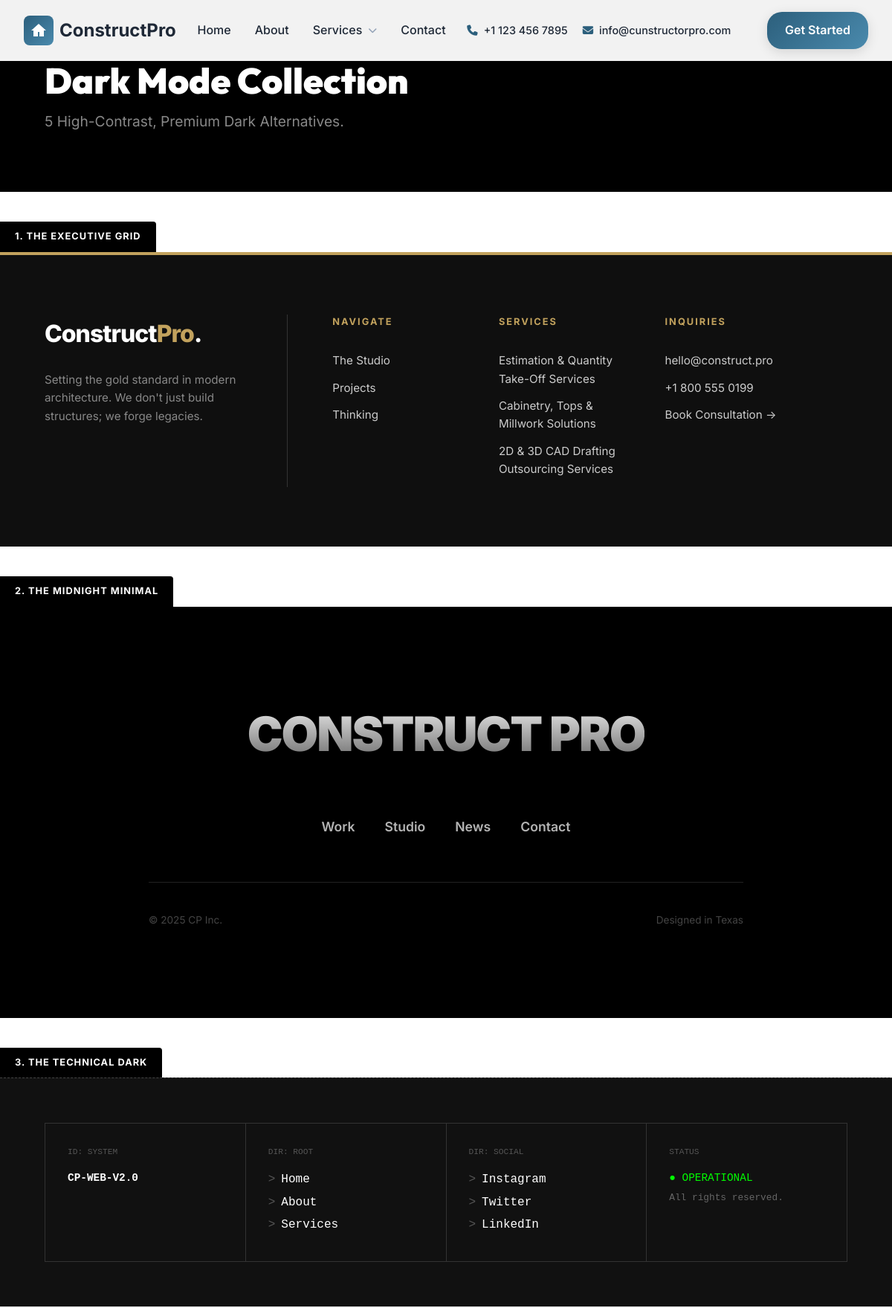
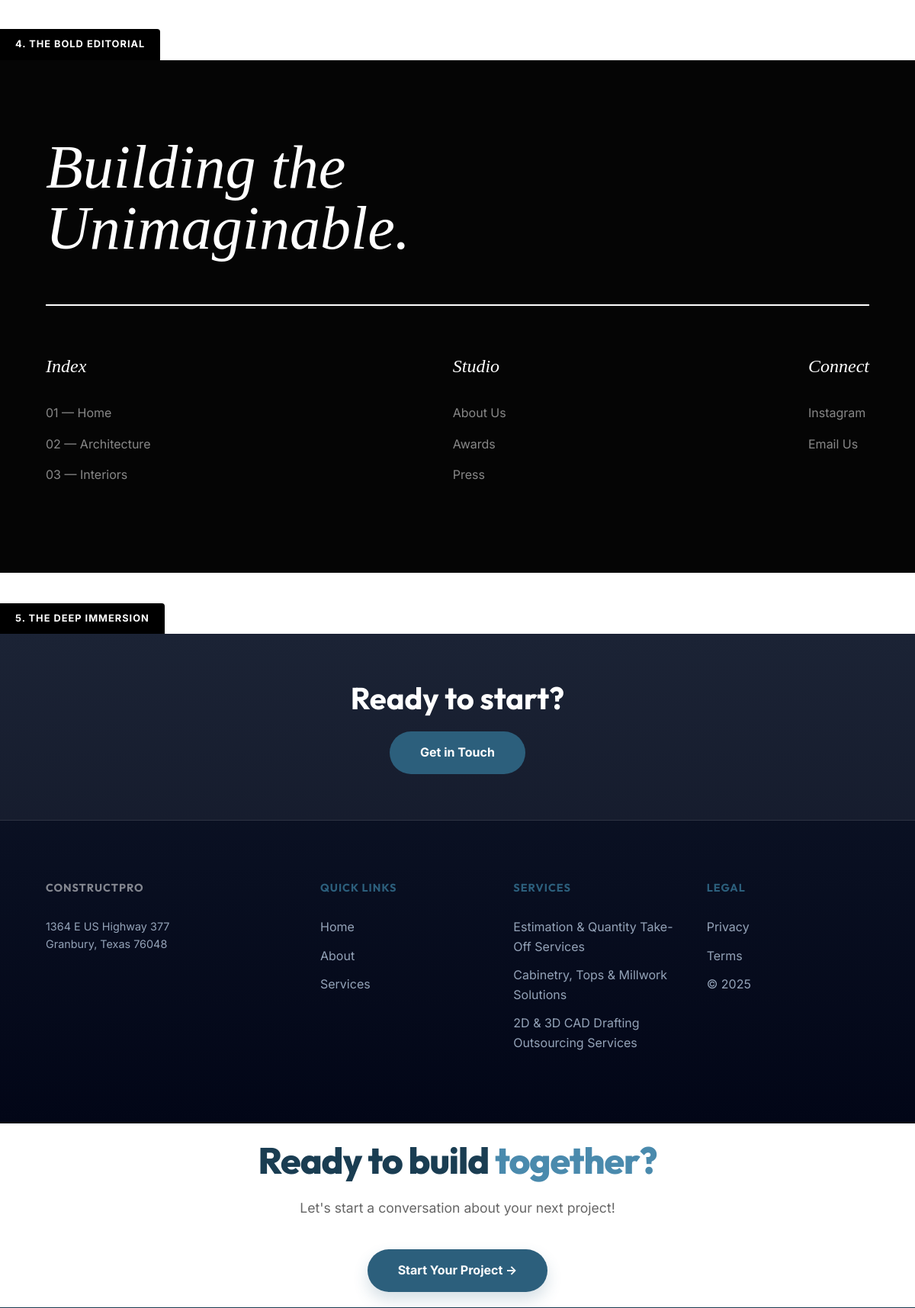
/footer-variants/ (upper part), run on the app's committed database (2 pictures, top to bottom).
### main/models.py (models this page shows, shortened)
class Service(models.Model):
    title = models.CharField(max_length=200)
    subtitle = models.CharField(max_length=300, blank=True)
    slug = models.SlugField(unique=True, blank=True)
    icon = models.CharField(max_length=50, help_text="Icon class name (e.g., 'calculator')")
    image = models.CharField(max_length=200, blank=True, help_text="Path to service image (e.g., 'services/estimation.png')")
    overview = models.TextField(blank=True)
    order = models.IntegerField(default=0)
    class Meta:
        ordering = ['order']

### main/views.py (the view)
# urls.py: path('footer-variants/', views.footer_variants, name='footer_variants'),
def footer_variants(request):
    services = Service.objects.all()
    context = {
        'services': services
    }
    return render(request, 'footer_variants.html', context)

### main/context_processors.py (called while the page is built)
def footer_services(request):
    services = Service.objects.all().order_by('order')
    return {'footer_services': services, 'global_services': services}

### templates/footer_variants.html (shortened to what this page needs)
{% extends 'base.html' %}
{% load static %}
{% block extra_css %}
<link rel="stylesheet" href="{% static 'css/footer_variants.css' %}">
{% endblock %}
{% block content %}
<div style="background:#000; padding:80px 5%; text-align:left; color:#fff;">
    <h1 style="font-family:'Outfit', sans-serif; font-weight:900; font-size:3rem; margin-bottom:10px;">Dark Mode
        Collection</h1>
    <p style="color:#888; font-size:1.2rem;">5 High-Contrast, Premium Dark Alternatives.</p>
</div>
<div class="variant-label">1. The Executive Grid</div>
<footer class="footer-dark-1">
    <div class="d1-grid">
        <div class="d1-brand-area">
            <a href="#" class="d1-logo">Construct<span>Pro</span>.</a>
            <p class="d1-desc">
                Setting the gold standard in modern architecture. We don't just build structures; we forge legacies.
            </p>
        </div>
        <div>
            <div class="d1-header">Navigate</div>
            <a href="#" class="d1-link">The Studio</a>
            <a href="#" class="d1-link">Projects</a>
            <a href="#" class="d1-link">Thinking</a>
        </div>
        <div>
            <div class="d1-header">Services</div>
            {% for service in services|slice:":3" %}
            <a href="{% url 'service_detail' service.slug %}" class="d1-link">{{ service.title }}</a>
            {% endfor %}
        </div>
        <div>
            <div class="d1-header">Inquiries</div>
            <a href="#" class="d1-link">hello@construct.pro</a>
            <a href="#" class="d1-link">+1 800 555 0199</a>
            <a href="#" class="d1-link">Book Consultation →</a>
        </div>
    </div>
</footer>
<div class="variant-label">2. The Midnight Minimal</div>
<footer class="footer-dark-2">
    <div class="d2-brand">CONSTRUCT PRO</div>
    <nav class="d2-nav">
        <a href="#">Work</a>
        <a href="#">Studio</a>
        <a href="#">News</a>
        <a href="#">Contact</a>
    </nav>
    <div class="d2-bottom">
        <div>&copy; 2025 CP Inc.</div>
        <div>Designed in Texas</div>
    </div>
</footer>
<div class="variant-label">3. The Technical Dark</div>
<footer class="footer-dark-3">
    <div class="d3-grid">
        <div class="d3-cell">
            <span class="d3-label">ID: SYSTEM</span>
            <div class="d3-content" style="font-weight:700; color:#fff;">CP-WEB-V2.0</div>
        </div>
        <div class="d3-cell">
            <span class="d3-label">DIR: ROOT</span>
            <a href="#" class="d3-link">Home</a>
            <a href="#" class="d3-link">About</a>
            <a href="#" class="d3-link">Services</a>
        </div>
        <div class="d3-cell">
            <span class="d3-label">DIR: SOCIAL</span>
            <a href="#" class="d3-link">Instagram</a>
            <a href="#" class="d3-link">Twitter</a>
            <a href="#" class="d3-link">LinkedIn</a>
        </div>
        <div class="d3-cell">
            <span class="d3-label">STATUS</span>
            <div class="d3-content" style="color:#0f0;">● OPERATIONAL</div>
            <div class="d3-content" style="margin-top:5px; font-size:0.8rem; color:#666;">All rights reserved.</div>
        </div>
    </div>
</footer>
<div class="variant-label">4. The Bold Editorial</div>
<footer class="footer-dark-4">
    <div class="d4-top">
        <div class="d4-headline">Building the<br>Unimaginable.</div>
    </div>
    <div class="d4-columns">
        <div>
            <div class="d4-col-title">Index</div>
            <a href="#" class="d4-link">01 &mdash; Home</a>
            <a href="#" class="d4-link">02 &mdash; Architecture</a>
            <a href="#" class="d4-link">03 &mdash; Interiors</a>
        </div>
        <div>
            <div class="d4-col-title">Studio</div>
            <a href="#" class="d4-link">About Us</a>
            <a href="#" class="d4-link">Awards</a>
            <a href="#" class="d4-link">Press</a>
        </div>
        <div>
            <div class="d4-col-title">Connect</div>
            <a href="#" class="d4-link">Instagram</a>
            <a href="#" class="d4-link">Email Us</a>
        </div>
    </div>
</footer>
<div class="variant-label">5. The Deep Immersion</div>
<footer class="footer-dark-5">
    <div class="d5-cta">
        <h2>Ready to start?</h2>
        <a href="#" class="d5-btn">Get in Touch</a>
    </div>
    <div class="d5-main">
        <div class="d5-col">
            <h4 style="color:#fff; opacity:0.5;">ConstructPro</h4>
            <p style="color:#94A3B8; font-size:0.9rem; line-height:1.6;">
                1364 E US Highway 377<br>Granbury, Texas 76048
            </p>
        </div>
        <div class="d5-col">
            <h4>Quick Links</h4>
            <a href="#" class="d5-link">Home</a>
            <a href="#" class="d5-link">About</a>
            <a href="#" class="d5-link">Services</a>
        </div>
        <div class="d5-col">
            <h4>Services</h4>
            {% for service in services|slice:":3" %}
            <a href="{% url 'service_detail' service.slug %}" class="d5-link">{{ service.title }}</a>
            {% endfor %}
        </div>
        <div class="d5-col">
            <h4>Legal</h4>
            <a href="#" class="d5-link">Privacy</a>
            <a href="#" class="d5-link">Terms</a>
            <a href="#" class="d5-link">&copy; 2025</a>
        </div>
    </div>
</footer>
{% endblock %}

### static/css/style.css (style rules this page uses)
:root { --primary-color: #2C5F7C; --primary-dark: #1A3D52; --primary-light: #4A8AAD; --secondary-color: #4A8AAD; --accent-color: #F4E8D8; --text-dark: #1F2937; --text-light: #6B7280; --text-white: #FFFFFF; --bg-light: #FFFFFF; --bg-cream: #FAF8F5; --bg-dark: #1F2937; --gradient-primary: linear-gradient(135deg, #2C5F7C 0%, #4A8AAD 100%); --gradient-warm: linear-gradient(135deg, #F4E8D8 0%, #D4745E 50%, #C86550 100%); --gradient-overlay: linear-gradient(135deg, rgba(44, 95, 124, 0.95) 0%, rgba(74, 138, 173, 0.85) 100%); --spacing-xs: 0.5rem; --spacing-sm: 1rem; --spacing-md: 2rem; --spacing-lg: 4rem; --spacing-xl: 6rem; --font-primary: 'Inter', -apple-system, BlinkMacSystemFont, 'Segoe UI', sans-serif; --font-heading: 'Outfit', 'Inter', sans-serif; --shadow-sm: 0 2px 8px rgba(0, 0, 0, 0.08); --shadow-md: 0 4px 16px rgba(0, 0, 0, 0.12); --shadow-lg: 0 8px 32px rgba(0, 0, 0, 0.16); --shadow-xl: 0 16px 48px rgba(0, 0, 0, 0.2); --radius-sm: 8px; --radius-md: 12px; --radius-lg: 20px; --radius-xl: 32px; --radius-full: 50%; --transition-fast: 0.2s ease; --transition-base: 0.3s ease; --transition-slow: 0.5s ease; }
* { margin: 0; padding: 0; box-sizing: border-box; }
html { scroll-behavior: smooth; }
body { font-family: var(--font-primary); color: var(--text-dark); line-height: 1.6; background-color: var(--bg-light); overflow-x: hidden; }
h1, h2, h3, h4, h5, h6 { font-family: var(--font-heading); font-weight: 700; line-height: 1.2; }
h1 { font-size: clamp(2.5rem, 5vw, 4rem); }
h2 { font-size: clamp(2rem, 4vw, 3rem); }
a { text-decoration: none; color: inherit; transition: var(--transition-base); }
html { scroll-padding-top: 80px; }

### static/css/design-variants.css (style rules this page uses)
.variant-label { display: inline-block; padding: 0.75rem 1.5rem; background: var(--text-dark); color: white; border-radius: 0; font-weight: 600; margin-bottom: 3rem; font-size: 0.8rem; letter-spacing: 1px; text-transform: uppercase; }

### data on the page
Service: title "Estimation & Quantity Take-Off Services"
Service: title "Cabinetry, Tops & Millwork Solutions"
Service: title "2D & 3D CAD Drafting Outsourcing Services"
